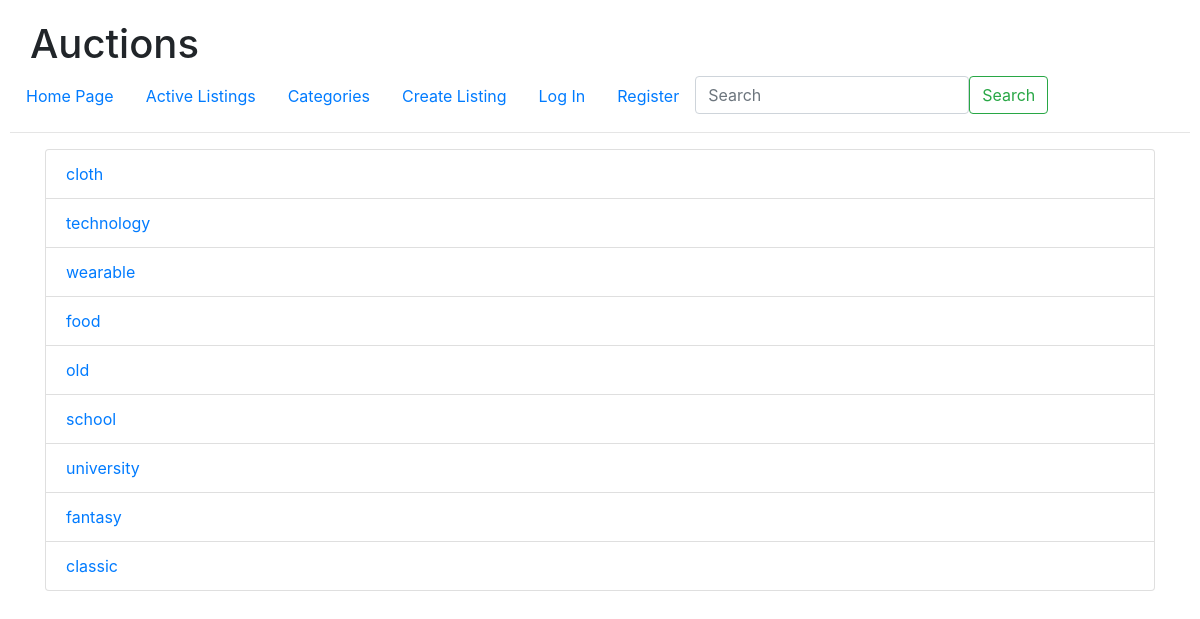
The app's page /auction/listings/category/, older data.
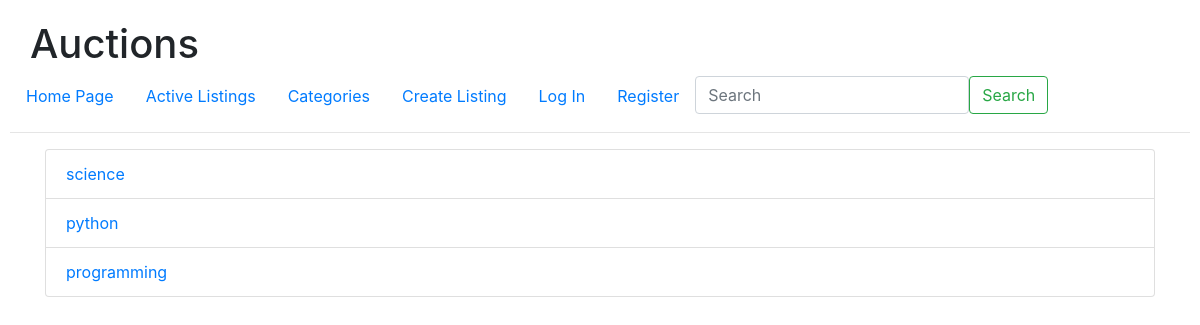
The same page, newer data.
### Auction/models.py (models this page shows, shortened)
class Category(models.Model):
    name = models.CharField(max_length=20)

### Auction/views.py (the view)
# urls.py: path('listings/category/', category_list_view, name='category_list'),
def category_list_view(request):
    categories = Category.objects.all()
    context = {
        'categories': categories,
    }
    return render(request, 'auction/category_list.html', context)

### templates/auction/category_list.html (shortened to what this page needs)
{% extends 'layout.html' %}
{% block body %}
<div class="container">
    <ul class="list-group">
    {% for category in categories %}
    <li class="list-group-item">
    <a href="{% url 'auction:category' category.id %}">{{ category.name }}</a>
    {% empty %}
    No Categories.
    </li>
    {% endfor %}
    </ul>
</div>
{% endblock %}

### templates/layout.html (shortened to what this page needs)
<!DOCTYPE html>
<html>
    <head>
        {% load static %}
        <link rel="stylesheet" href="https://stackpath.bootstrapcdn.com/bootstrap/4.4.1/css/bootstrap.min.css">
        <link href="{% static 'Auction/styles.css' %}" rel="stylesheet">
    </head>
    <body>
        <div style="margin-top: 10px; margin-left: 20px;">
        <h1>Auctions</h1>
        </div>
        <ul class="nav">
            <li class="nav-item">
            <a class='nav-link' href="{% url 'index' %}">Home Page</a>
        </li>
        <li class="nav-item">
            <a class='nav-link' href='{% url "auction:index" %}'>Active Listings</a>
        </li>
        <li class="nav-item">
            <a class='nav-link' href="{% url 'auction:category_list' %}">Categories</a>
        </li>
        <li class="nav-item">
            <a class='nav-link' href='{% url "auction:create_listing" %}'>Create Listing</a>
        </li>
            {% if user.is_authenticated %}
            <li class="nav-item">
                <a class='nav-link' href="{% url 'auction:watchlist' %}">Watchlist</a>
            </li>
            <li class="nav-item">
            <a class='nav-link' href="{% url 'auction:logout' %}">Log Out</a>
            </li>
            {% else %}
            <li class="nav-item">
            <a class='nav-link' href="{% url 'auction:login' %}">Log In</a>
        </li>
        <li class="nav-item">
            <a class='nav-link' href="{% url 'auction:register' %}">Register</a>
        </li>
            {% endif %}
        <li class="nav-item">
        <form class="d-flex" method="post" action="{% url 'auction:search' %}">
            <input class="form-control me-2" type="search" name='q' placeholder="Search" aria-label="Search">
            <button class="btn btn-outline-success" type="submit">Search</button>
            </form>
        </li>
    </ul>
    <hr>
        {% block body %}
        {% endblock %}
    </body>
</html>

### Auction/static/Auction/styles.css (style rules this page uses)
body { padding: 10px; }

Row changes from the older to the newer data that the page shows:
removed Category: name "cloth"
removed Category: name "technology"
removed Category: name "wearable"
removed Category: name "food"
removed Category: name "old"
removed Category: name "school"
removed Category: name "university"
removed Category: name "fantasy"
removed Category: name "classic"
added Category: name "science"
added Category: name "python"
added Category: name "programming"
